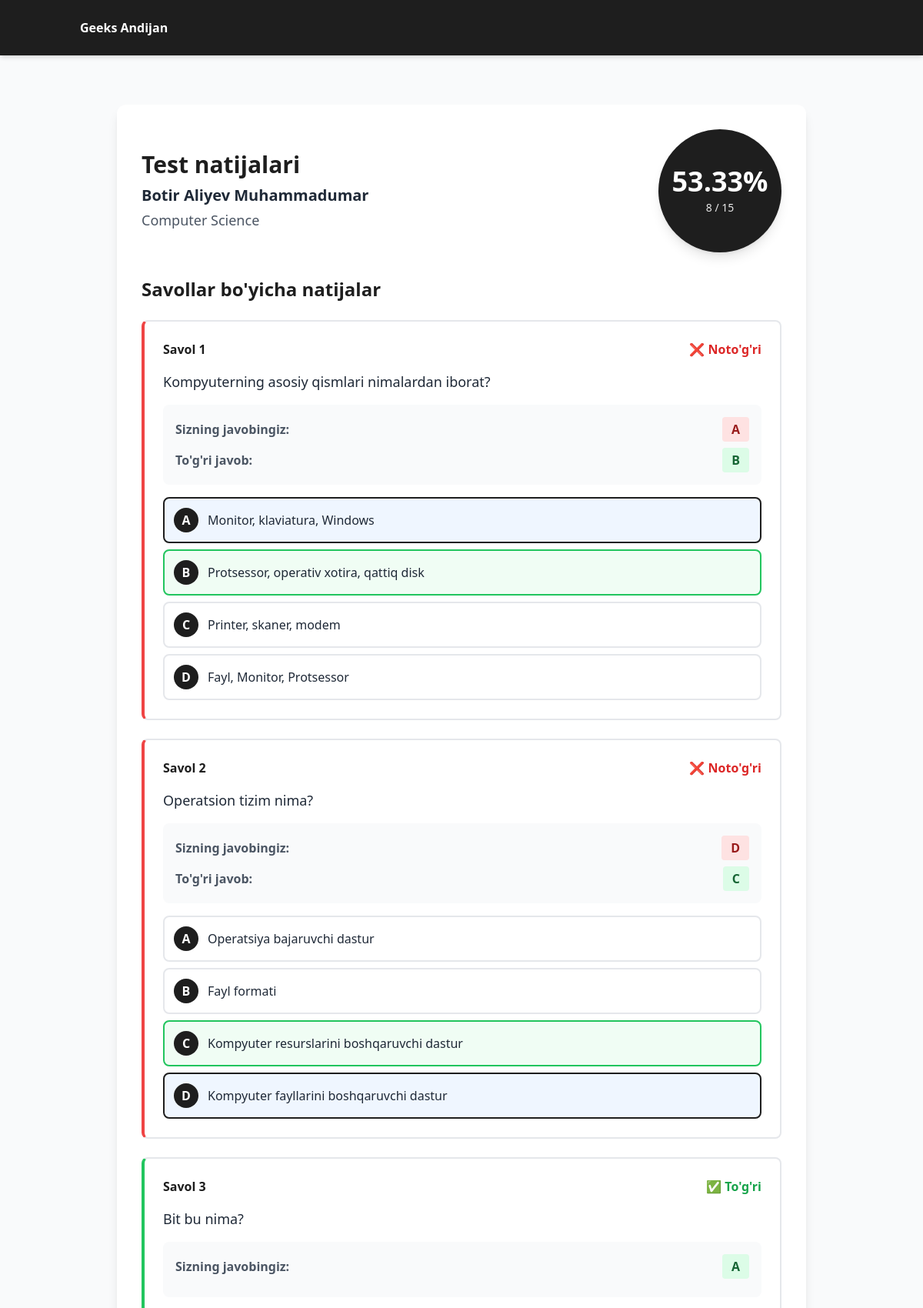
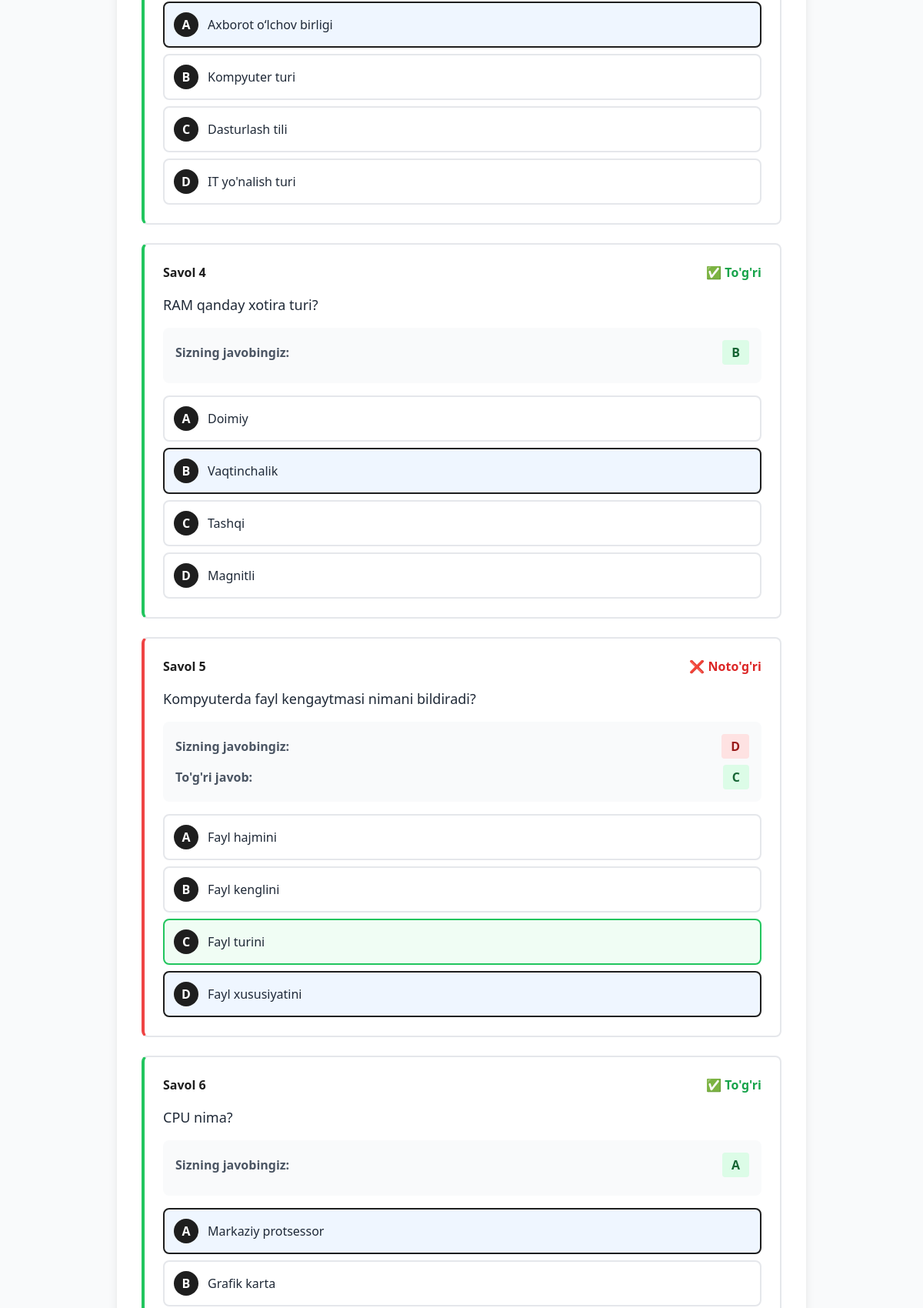
/result/11/ (upper part), run on the app's committed database (2 pictures, top to bottom).
### quiz/models.py (models this page shows, shortened)
class Lead(models.Model):
    full_name = models.CharField(max_length=100)
    phone_number = models.CharField(max_length=20)
    age = models.IntegerField()
    created_at = models.DateTimeField(auto_now_add=True)
    class Meta:
        ordering = ['-created_at']

class Category(models.Model):
    name = models.CharField(max_length=100)
    icon = models.CharField(max_length=100, blank=True, null=True)
    description = models.TextField(blank=True, null=True)
    class Meta:
        verbose_name_plural = "Categories"
        ordering = ['name']

class QuizResult(models.Model):
    lead = models.ForeignKey(Lead, on_delete=models.CASCADE)
    category = models.ForeignKey(Category, on_delete=models.CASCADE)
    score = models.FloatField()
    correct_answers = models.IntegerField()
    total_questions = models.IntegerField()
    result_data = models.JSONField(default=dict)
    date_taken = models.DateTimeField(auto_now_add=True)
    class Meta:
        ordering = ['-date_taken']

### quiz/views.py (the view)
# urls.py: path('result/<int:result_id>/', views.result_view, name='result'),
def result_view(request, result_id):
    quiz_result = get_object_or_404(QuizResult, id=result_id)
    questions_data = quiz_result.result_data.get('questions', [])
    context = {
        'quiz_result': quiz_result,
        'lead': quiz_result.lead,
        'category': quiz_result.category,
        'questions_data': questions_data,
    }
    return render(request, 'quiz/result.html', context)

### quiz/templates/quiz/result.html (shortened to what this page needs)
{% extends 'quiz/base.html' %}
{% block content %}
<div class="flex justify-center items-center min-h-[60vh] py-8">
    <div class="bg-white rounded-xl shadow-lg p-8 max-w-4xl w-full">
        <div class="result-header flex flex-col md:flex-row justify-between items-center mb-8 gap-6">
            <div class="result-info text-center md:text-left">
                <h2 class="text-3xl font-bold text-primary mb-2">Test natijalari</h2>
                <p class="text-xl text-gray-800 font-semibold mt-2">{{ lead.full_name }}</p>
                <p class="text-lg text-gray-600 mt-1">{{ category.name }}</p>
            </div>
            <div class="score-display">
                <div class="w-40 h-40 bg-primary text-white rounded-full flex flex-col items-center justify-center shadow-lg">
                    <div class="text-4xl font-bold">{{ quiz_result.score }}%</div>
                    <div class="text-sm opacity-90 mt-1">{{ quiz_result.correct_answers }} / {{ quiz_result.total_questions }}</div>
                </div>
            </div>
        </div>
        <div class="questions-review mt-8">
            <h3 class="text-2xl font-bold text-primary mb-6">Savollar bo'yicha natijalar</h3>
            {% for item in questions_data %}
            <div class="question-review-item bg-white rounded-lg p-6 mb-6 border-2 {% if item.is_correct %}border-l-4 border-l-green-500 border-gray-200{% else %}border-l-4 border-l-red-500 border-gray-200{% endif %}">
                <div class="question-review-header flex justify-between items-center mb-4">
                    <span class="question-review-number font-semibold text-primary">Savol {{ forloop.counter }}</span>
                    <span class="question-review-status font-semibold {% if item.is_correct %}text-green-600{% else %}text-red-600{% endif %}">
                        {% if item.is_correct %}
                            ✅ To'g'ri
                        {% else %}
                            ❌ Noto'g'ri
                        {% endif %}
                    </span>
                </div>
                <div class="question-review-text mb-4">
                    <p class="text-lg text-gray-800">{{ item.question_text }}</p>
                </div>
                <div class="question-review-answers mb-4 p-4 bg-gray-50 rounded-lg">
                    <div class="answer-item flex justify-between items-center mb-2">
                        <span class="answer-label font-semibold text-gray-600">Sizning javobingiz:</span>
                        <span class="answer-value font-bold px-3 py-1 rounded {% if item.is_correct %}bg-green-100 text-green-800{% else %}bg-red-100 text-red-800{% endif %}">
                            {{ item.user_answer|default:"Javob berilmagan" }}
                        </span>
                    </div>
                    {% if not item.is_correct %}
                    <div class="answer-item flex justify-between items-center">
                        <span class="answer-label font-semibold text-gray-600">To'g'ri javob:</span>
                        <span class="answer-value font-bold px-3 py-1 rounded bg-green-100 text-green-800">{{ item.correct_option }}</span>
                    </div>
                    {% endif %}
                </div>
                <div class="question-review-options mt-4">
                    <div class="space-y-2">
                        <div class="option-review flex items-center p-3 rounded-lg border-2 {% if item.user_answer == 'A' %}border-primary bg-blue-50{% elif item.correct_option == 'A' %}border-green-500 bg-green-50{% else %}border-gray-200 bg-white{% endif %}">
                            <span class="flex items-center justify-center w-8 h-8 bg-primary text-white rounded-full font-bold mr-3 flex-shrink-0">A</span>
                            <span class="text-gray-800">{{ item.option_a }}</span>
                        </div>
                        <div class="option-review flex items-center p-3 rounded-lg border-2 {% if item.user_answer == 'B' %}border-primary bg-blue-50{% elif item.correct_option == 'B' %}border-green-500 bg-green-50{% else %}border-gray-200 bg-white{% endif %}">
                            <span class="flex items-center justify-center w-8 h-8 bg-primary text-white rounded-full font-bold mr-3 flex-shrink-0">B</span>
                            <span class="text-gray-800">{{ item.option_b }}</span>
                        </div>
                        <div class="option-review flex items-center p-3 rounded-lg border-2 {% if item.user_answer == 'C' %}border-primary bg-blue-50{% elif item.correct_option == 'C' %}border-green-500 bg-green-50{% else %}border-gray-200 bg-white{% endif %}">
                            <span class="flex items-center justify-center w-8 h-8 bg-primary text-white rounded-full font-bold mr-3 flex-shrink-0">C</span>
                            <span class="text-gray-800">{{ item.option_c }}</span>
                        </div>
                        <div class="option-review flex items-center p-3 rounded-lg border-2 {% if item.user_answer == 'D' %}border-primary bg-blue-50{% elif item.correct_option == 'D' %}border-green-500 bg-green-50{% else %}border-gray-200 bg-white{% endif %}">
                            <span class="flex items-center justify-center w-8 h-8 bg-primary text-white rounded-full font-bold mr-3 flex-shrink-0">D</span>
                            <span class="text-gray-800">{{ item.option_d }}</span>
                        </div>
                    </div>
                </div>
            </div>
            {% endfor %}
        </div>
    </div>
</div>
{% endblock %}

### data on the page
Lead: full_name "Botir Aliyev Muhammadumar"
Category: name "Computer Science"
QuizResult: score "53.33", correct_answers "8", total_questions "15"

### other printed values
{{ item.question_text }} "Kompyuterning asosiy qismlari nimalardan iborat?" "Operatsion tizim nima?" "Bit bu nima?" "RAM qanday xotira turi?" "Kompyuterda fayl kengaytmasi nimani bildiradi?" "CPU nima?"
{{ item.user_answer|default:"Javob berilmagan" }} "A" "D" "A" "B" "D" "A"
{{ item.correct_option }} "B" "C" "C"
{{ item.option_a }} "Monitor, klaviatura, Windows" "Operatsiya bajaruvchi dastur" "Axborot o‘lchov birligi" "Doimiy" "Fayl hajmini" "Markaziy protsessor"
{{ item.option_b }} "Protsessor, operativ xotira, qattiq disk" "Fayl formati" "Kompyuter turi" "Vaqtinchalik" "Fayl kenglini" "Grafik karta"
{{ item.option_c }} "Printer, skaner, modem" "Kompyuter resurslarini boshqaruvchi dastur" "Dasturlash tili" "Tashqi" "Fayl turini"
{{ item.option_d }} "Fayl, Monitor, Protsessor" "Kompyuter fayllarini boshqaruvchi dastur" "IT yo'nalish turi" "Magnitli" "Fayl xususiyatini"
